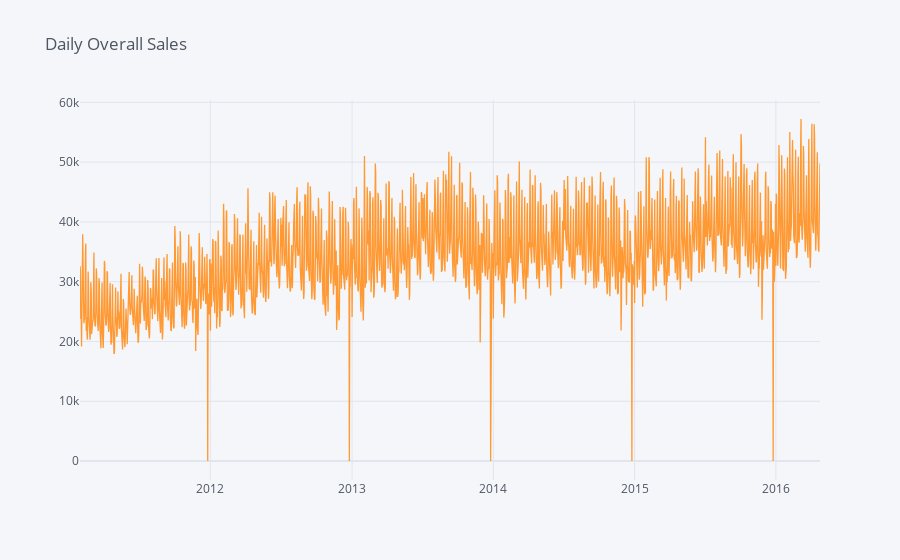

Notebook source saved alongside this figure:
### Code cell
from plotly.offline import download_plotlyjs, init_notebook_mode, plot, iplot
import cufflinks as cf
cf.go_offline()
cf.set_config_file(offline=True, world_readable=True)
# 日总销售额时间走势图
sales_sum.iplot(title="Daily Overall Sales")

### Figure 1 — Plotly figure (JSON) as saved in the notebook; plotly's stock layout.template omitted (floating-point values rounded to 4 significant figures; data arrays with more than 128 entries replaced by an {"elided": "..."} marker saying what was removed)
{"data": [{"line": {"color": "rgba(255, 153, 51, 1.0)", "dash": "solid", "shape": "linear", "width": 1.3}, "mode": "lines", "name": "sales", "text": "", "type": "scatter", "x": {"elided": "1913 str values"}, "y": {"elided": "1913 int values"}}], "layout": {"legend": {"bgcolor": "#F5F6F9", "font": {"color": "#4D5663"}}, "paper_bgcolor": "#F5F6F9", "plot_bgcolor": "#F5F6F9", "title": {"font": {"color": "#4D5663"}, "text": "Daily Overall Sales"}, "xaxis": {"gridcolor": "#E1E5ED", "showgrid": true, "tickfont": {"color": "#4D5663"}, "title": {"font": {"color": "#4D5663"}, "text": ""}, "zerolinecolor": "#E1E5ED"}, "yaxis": {"gridcolor": "#E1E5ED", "showgrid": true, "tickfont": {"color": "#4D5663"}, "title": {"font": {"color": "#4D5663"}, "text": ""}, "zerolinecolor": "#E1E5ED"}}}
